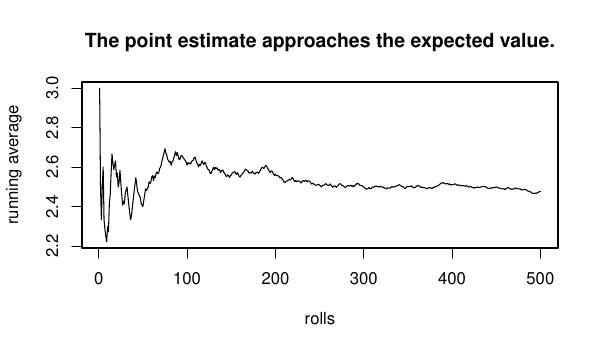

Recreate this plot in R.

means = c()
rolls = c()

end = 500

for(i in 1:end)
{
    rolls = c(rolls,sample(1:4,1))
    means = c(means,mean(rolls))
}

pdf('running_die.pdf',width=6,height=3.5)

plot(1:end, means, type='l', xlab='rolls', ylab='running average', main='The point estimate approaches the expected value.')
